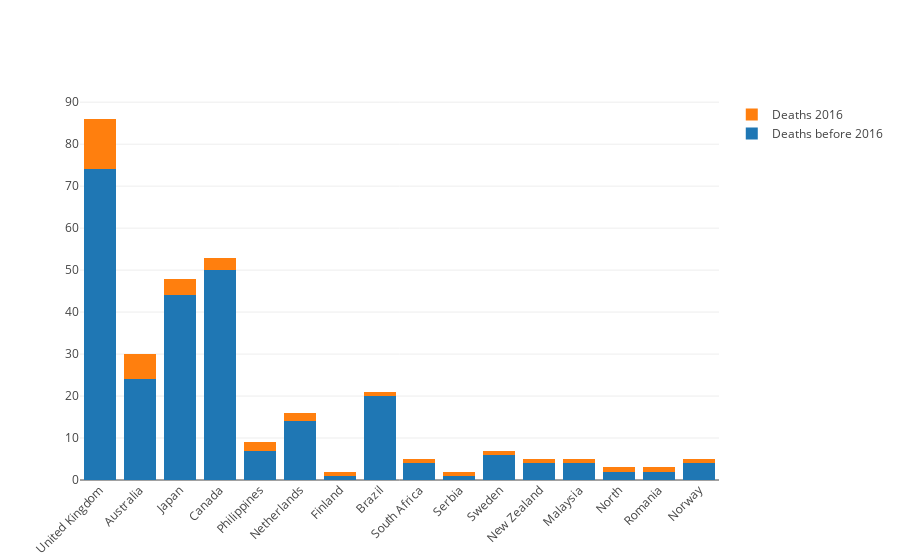

The code cell stored with this chart in its notebook:
### Code cell
x=list(df1['country'].values)
y=list(df1['before 2016'].values)
y1=list(df1['2016'].values)
trace0 = go.Bar(
    x=x,
    y=y,
    name='Deaths before 2016',
    
)
trace1 = go.Bar(
    x=x,
    y=y1,
    name='Deaths 2016',
    
)

data = [trace0, trace1]
layout = go.Layout(
    xaxis=dict(tickangle=-45),
    barmode='stack',
)

fig = go.Figure(data=data, layout=layout)
py.iplot(fig, filename='angled-text-bar')

### Figure 1 — Plotly figure (JSON) as saved in the notebook; plotly's stock layout.template omitted (floating-point values rounded to 4 significant figures)
{"data": [{"type": "bar", "x": ["United Kingdom", "Australia", "Japan", "Canada", "Philippines", "Netherlands", "Finland", "Brazil", "South Africa", "Serbia", "Sweden", "New Zealand", "Malaysia", "North", "Romania", "Norway"], "y": [74, 24, 44, 50, 7, 14, 1, 20, 4, 1, 6, 4, 4, 2, 2, 4], "name": "Deaths before 2016"}, {"type": "bar", "x": ["United Kingdom", "Australia", "Japan", "Canada", "Philippines", "Netherlands", "Finland", "Brazil", "South Africa", "Serbia", "Sweden", "New Zealand", "Malaysia", "North", "Romania", "Norway"], "y": [12, 6, 4, 3, 2, 2, 1, 1, 1, 1, 1, 1, 1, 1, 1, 1], "name": "Deaths 2016"}], "layout": {"xaxis": {"tickangle": -45}, "barmode": "stack"}}
